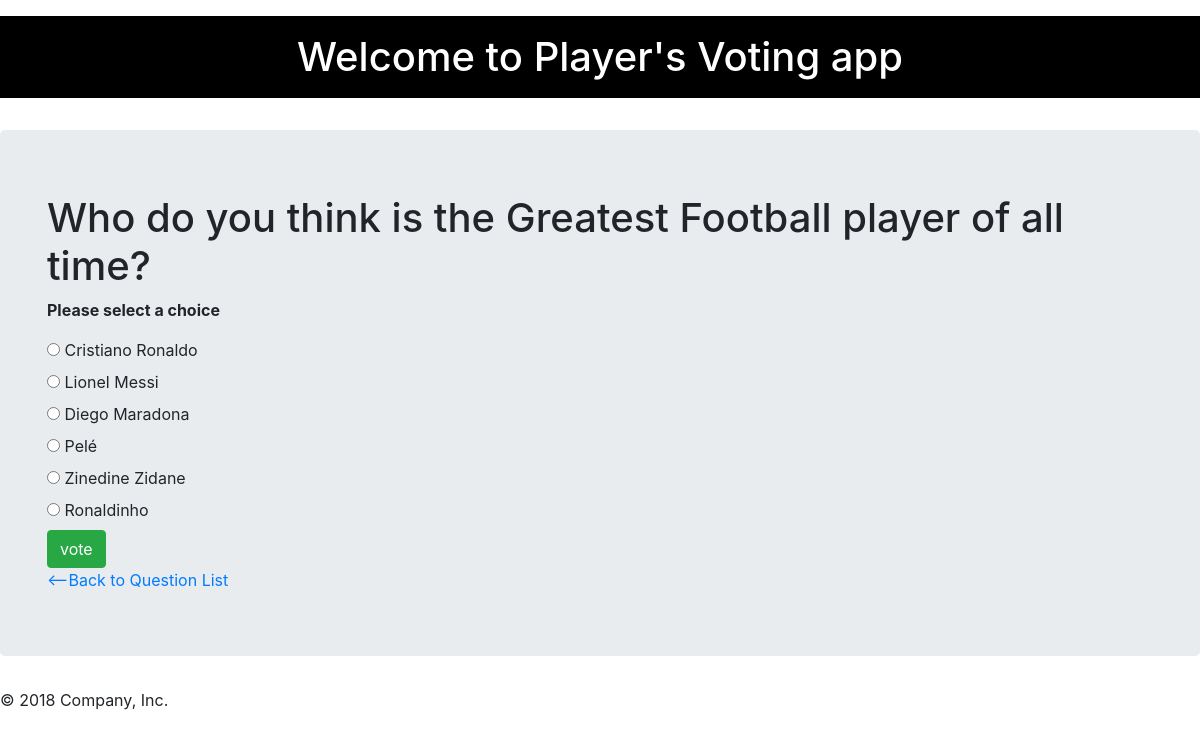
The app's page /polls/3/votes with its own data.
### polls/models.py (models this page shows, shortened)
class Question(models.Model):
    question_text = models.CharField(max_length = 200)
    pub_date = models.DateTimeField('date published')

class Choice(models.Model):
    choice_text = models.CharField(max_length = 200)
    votes = models.IntegerField(default = 0)
    question = models.ForeignKey(Question, on_delete=models.CASCADE)

### polls/views.py (the view)
# urls.py: url(r'^(?P<question_id>[0-9]+)/votes$', views.vote, name="vote"),
def vote(request, question_id):
    question = get_object_or_404(Question, pk=question_id)
    try:
        selected_choice = question.choice_set.get(pk = request.POST['choice'])
    except:
        return render(request, 'polls/detail.html', {'question': question, 'error_message': "Please select a choice"})
    else:
        selected_choice.votes += 1
        selected_choice.save()
        return HttpResponseRedirect(reverse('polls:results', args=(question.id,)))

### polls/templates/polls/detail.html (shortened to what this page needs)
{% extends 'polls/base.html' %}
{% block main_content %}
    <h1> {{question.question_text}}</h1>
    {% if error_message %} <p><strong>{{error_message}}</strong></p> {% endif %}
    <form action ="{% url 'polls:vote' question.id %}" method="post">
        {% for choice in question.choice_set.all %}
         <input type="radio" name="choice" id="choice{{forloop.counter}}" value = "{{choice.id}}"/>
         <label for="choice{{forloop.counter}}">{{choice.choice_text}}</label><br>
         {% endfor %}
         <input type="submit" class="btn btn-success" value="vote"/>
    </form>
    <a href="{% url 'polls:index' %}"> <--Back to Question List</a>
{% endblock %}

### polls/static/polls/style.css (style rules this page uses)
body { background: url("https://image.shutterstock.com/image-photo/white-background-paper-show-patterns-260nw-255421642.jpg") no-repeat; background-size: cover !important; background-size: 100% 100%; }

### records on screen
Question: question_text "Who do you think is the Greatest Football player of all time?"
Choice: choice_text "Cristiano Ronaldo"
Choice: choice_text "Lionel Messi"
Choice: choice_text "Diego Maradona"
Choice: choice_text "Pelé"
Choice: choice_text "Zinedine Zidane"
Choice: choice_text "Ronaldinho"

### other values on screen
{{ error_message }} "Please select a choice"
